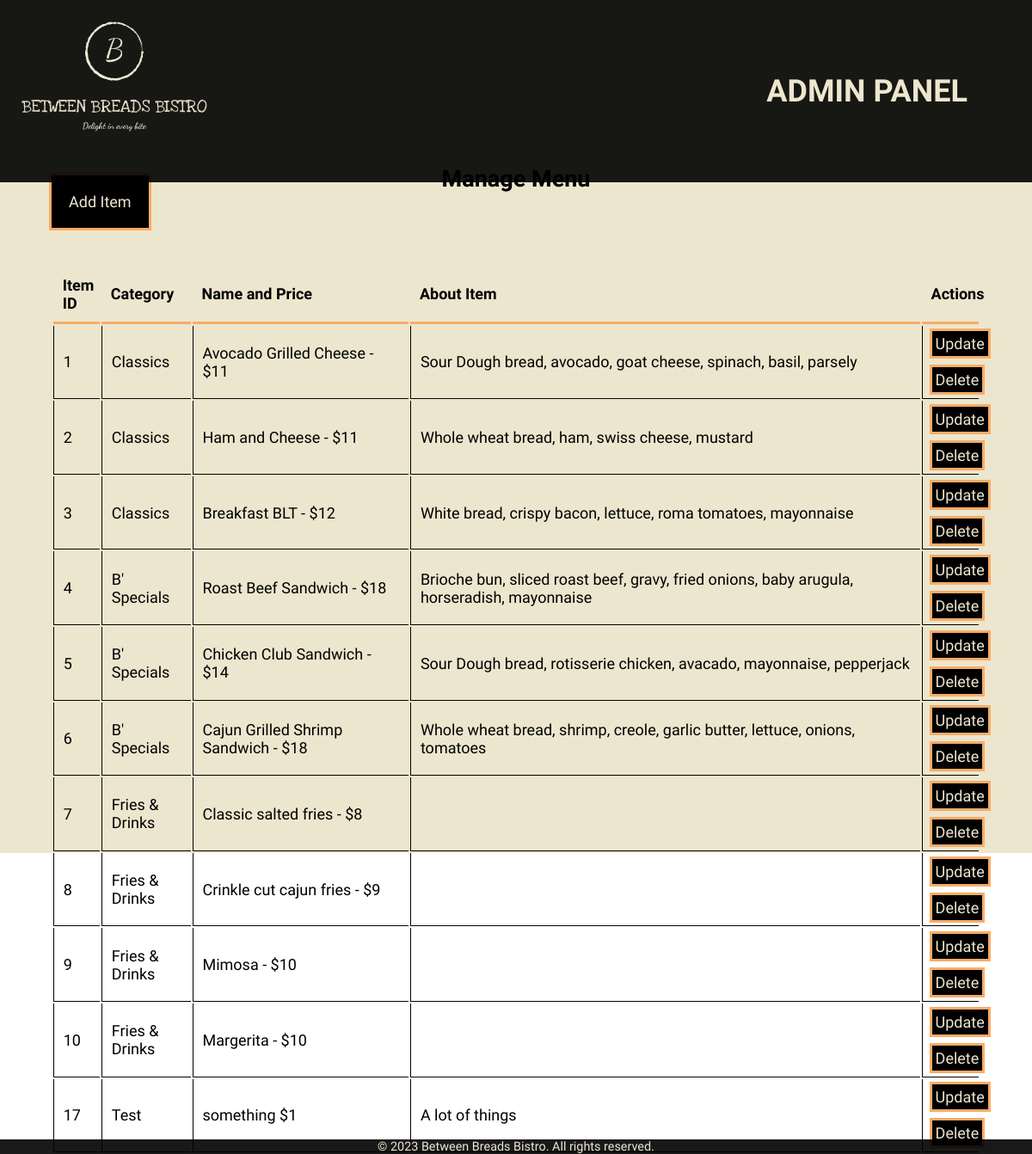
Screenshot of /admin/show-menu.php (signed in) with the database file from the repository.
### tables this page shows
CREATE TABLE `menu_table` (
  `item_id` int(11) NOT NULL,
  `category` varchar(20) NOT NULL,
  `name_and_price` varchar(100) NOT NULL,
  `about` varchar(200) NOT NULL
);

### admin/show-menu.php (the view)
<?php session_start();
if(!isset($_SESSION["loggedIn"])|| $_SESSION["loggedIn"] != true){
	?>
    <?php include('constants/header.php');?>
    <section class="section">
    <p>You are NOT logged in</p>
	<a href="admin-login.php">Login here</a>
    </section>
    <?php include('constants/footer.php');?>
    <?php
	exit();
}else{
$dsn = "mysql:host=localhost;dbname=bbb;charset=utf8mb4";
$dbusername = "root";
$dbpassword = "";
$pdo = new PDO($dsn, $dbusername, $dbpassword);
$stmt = $pdo->prepare("SELECT * FROM `menu_table`;");
$stmt->execute();
?>
<?php
    include('constants/header.php');
    ?>
    <section class="section">
        <h1>Manage Menu</h2>
        <a class="tableButton" href="add-item.php">Add Item</a><br/>
        <br/><br/><br/>
        <table class="table">
            <tr>
                <th>Item ID</th>
                <th>Category</th>
                <th>Name and Price</th>
                <th>About Item</th>
                <th>Actions</th>
            </tr>
            <?php
            while ($row = $stmt->fetch()) {
                ?>
                <tr>
                    <td><?php echo $row['item_id']; ?></td>
                    <td><?php echo $row['category']; ?></td>
                    <td><?php echo $row['name_and_price']; ?></td>
                    <td><?php echo $row['about']; ?></td>
                    <td>
                        <a href="update-item.php?id=<?php echo $row['item_id']; ?>">Update</a><br/><br/>
                        <a href="delete-item.php?id=<?php echo $row['item_id']; ?>">Delete</a>
                    </td>
                </tr>
                <?php
            }
            ?>
        </table>
    </section>
    <?php include('constants/footer.php');
}
?>

### admin/admin.css (style rules this page uses)
* { margin: 0; padding: 0; font-family: "Love Ya Like A Sister", sans-serif; font-size: 18px; scroll-behavior: smooth; }
.section { background-color: #ece6ce; padding-top: 16%; padding-left: 5%; padding-right: 5%; height:100vh; }
.section h1 { font-size: 1.5rem; text-align: center; }
.section a { text-decoration: none; background-color: black; color: #ece6ce; padding: 20px; outline: #F9AC66 solid 3px; margin: 1; text-align: center; }
.table { width:100%; }
.table tr th { border-bottom: 3px solid #F9AC66; padding: 1%; text-align: left; }
.table tr td { border-bottom: 1px solid black; border-left: 1px solid black; padding: 1%; }
.table tr td a { text-decoration: none; background-color: black; color: #ece6ce; padding: 4px; margin: 1; text-align: center; }

### rows the page displays
menu_table: item_id "1", category "Classics", name_and_price "Avocado Grilled Cheese - $11", about "Sour Dough bread, avocado, goat cheese, spinach, basil, parsely"
menu_table: item_id "2", category "Classics", name_and_price "Ham and Cheese - $11", about "Whole wheat bread, ham, swiss cheese, mustard"
menu_table: item_id "3", category "Classics", name_and_price "Breakfast BLT - $12", about "White bread, crispy bacon, lettuce, roma tomatoes, mayonnaise"
menu_table: item_id "4", category "B' Specials", name_and_price "Roast Beef Sandwich - $18", about "Brioche bun, sliced roast beef, gravy, fried onions, baby arugula, horseradish, mayonnaise"
menu_table: item_id "5", category "B' Specials", name_and_price "Chicken Club Sandwich - $14", about "Sour Dough bread, rotisserie chicken, avacado, mayonnaise, pepperjack"
menu_table: item_id "6", category "B' Specials", name_and_price "Cajun Grilled Shrimp Sandwich - $18", about "Whole wheat bread, shrimp, creole, garlic butter, lettuce, onions, tomatoes"
menu_table: item_id "7", category "Fries & Drinks", name_and_price "Classic salted fries - $8"
menu_table: item_id "8", category "Fries & Drinks", name_and_price "Crinkle cut cajun fries - $9"
menu_table: item_id "9", category "Fries & Drinks", name_and_price "Mimosa - $10"
menu_table: item_id "10", category "Fries & Drinks", name_and_price "Margerita - $10"
menu_table: item_id "17", category "Test", name_and_price "something $1", about "A lot of things"
